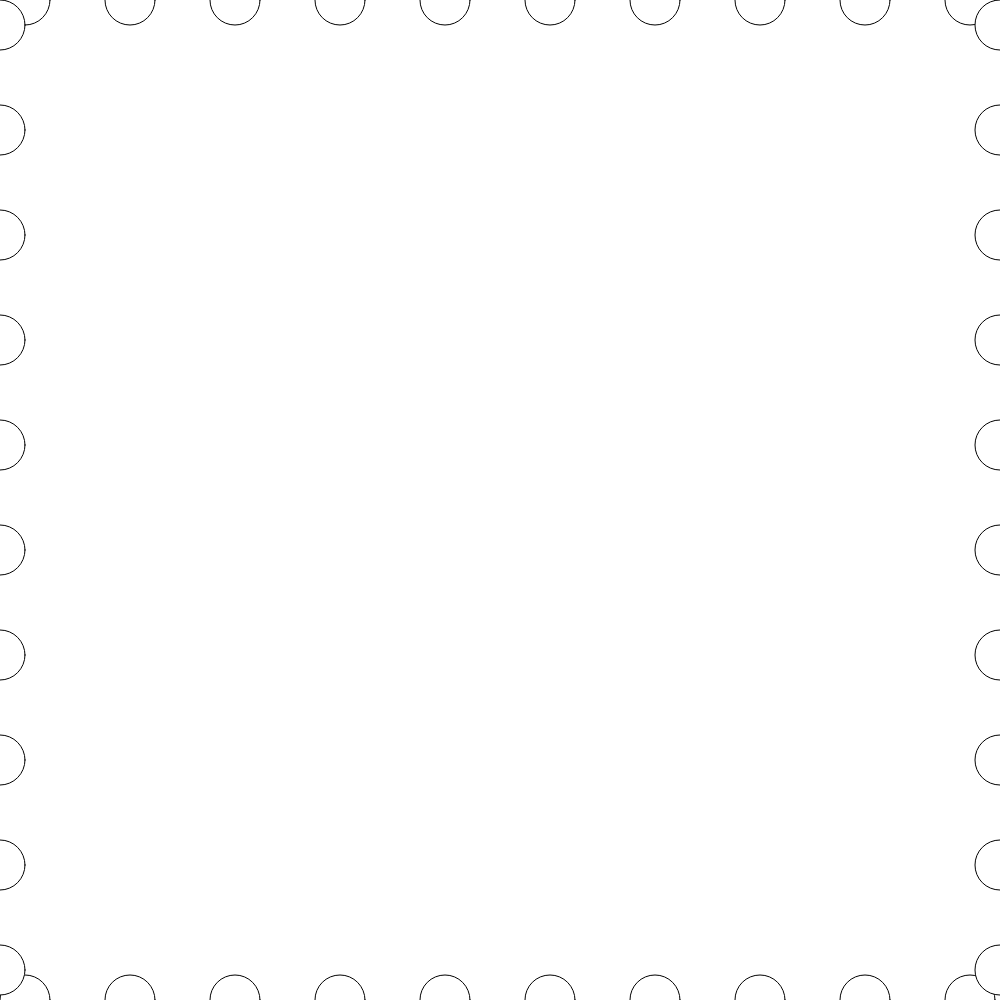
Frame 1 (no input)
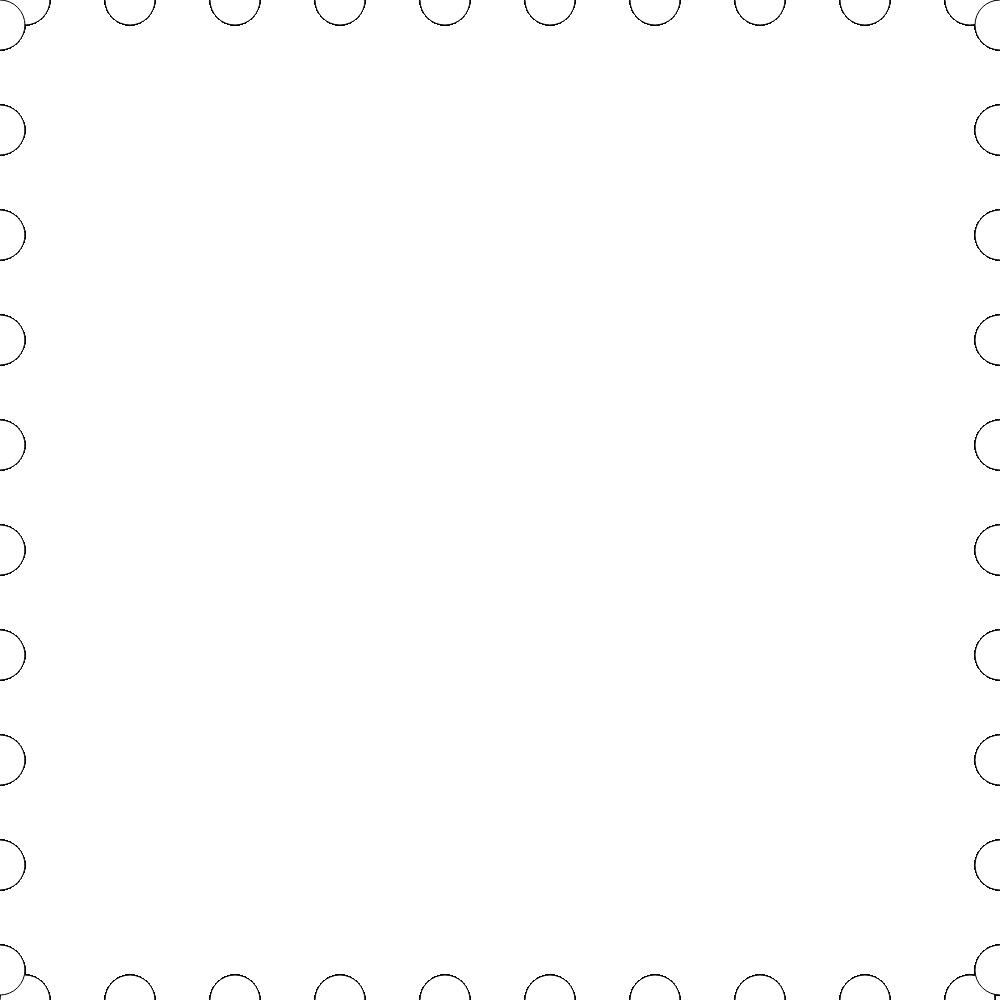
Frame 60 (no input)
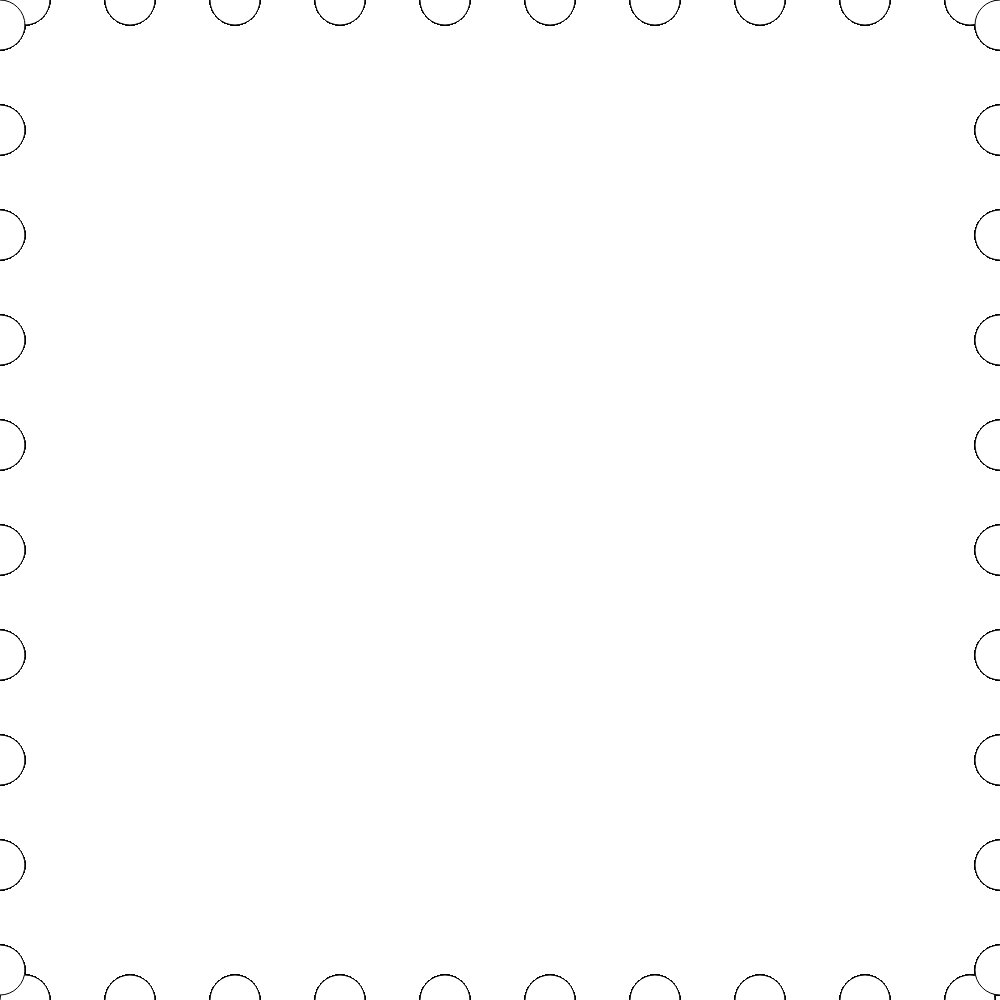
Frame 120 (the mouse pressed at the canvas centre since frame 60)

The p5.js sketch that drew these frames (run headless with seeded random() and noise() and a simulated clock; from frame 60 on, the mouse is pressed at the canvas centre):

// p5.js sketch
// ── sketch.js
// Drawing with Single Loops
// Jen
// Sept 25, 2026

//global variable
// let x = 

async function setup() {
  createCanvas(1000, 1000);
}

function worm(y, size) {
  //use this function to draw a line of circles
  // y = (number)height at which to draw a line
  // size = (number) diameter
  for (let x = size / 2; x < width; x += size) {
    circle(x, y, size);
  }

}

function gradientBackground() {
  noStroke();

  let h = 50; let y = 0;
  while (y < height) {
    let mappedY = map(y, 0, height, 0, 255);
    fill(mappedY, mouseX / 5, mouseY / 5);
    rect(0, y, width, h);
    y += h;
  }

  stroke(0);

}

function horizontal(y, size) {
  for (let x = size / 2; x < width; x += size + size * 1.1) {
    circle(x, y, size);
  }
}

function vertical(x, size) {
  for (let y = size / 2; y < height; y += size + size * 1.1) {
    circle(x, y, size);
  }
}

function linesWhatever() {

}

function draw() {
  // background(220);
  // gradientBackground();
  // worm(50, 30);
  // worm(height / 2, 80);
  horizontal(0, 50);
  horizontal(1000, 50);
  vertical(0, 50);
  vertical(1000, 50);
}
